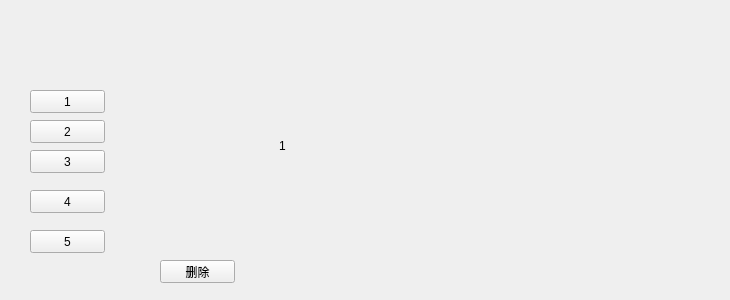
<?xml version="1.0" encoding="UTF-8"?>
<ui version="4.0">
 <class>Form</class>
 <widget class="QWidget" name="Form">
  <property name="geometry">
   <rect>
    <x>0</x>
    <y>0</y>
    <width>730</width>
    <height>300</height>
   </rect>
  </property>
  <property name="windowTitle">
   <string>Form</string>
  </property>
  <widget class="QPushButton" name="delete_2">
   <property name="geometry">
    <rect>
     <x>160</x>
     <y>260</y>
     <width>75</width>
     <height>23</height>
    </rect>
   </property>
   <property name="text">
    <string>删除</string>
   </property>
  </widget>
  <widget class="QStackedWidget" name="stackedWidget">
   <property name="geometry">
    <rect>
     <x>179</x>
     <y>80</y>
     <width>391</width>
     <height>161</height>
    </rect>
   </property>
   <property name="currentIndex">
    <number>0</number>
   </property>
   <widget class="QWidget" name="page">
    <widget class="QLabel" name="label">
     <property name="geometry">
      <rect>
       <x>100</x>
       <y>60</y>
       <width>54</width>
       <height>12</height>
      </rect>
     </property>
     <property name="text">
      <string>1</string>
     </property>
    </widget>
   </widget>
   <widget class="QWidget" name="page_2">
    <widget class="QLabel" name="label_2">
     <property name="geometry">
      <rect>
       <x>50</x>
       <y>80</y>
       <width>54</width>
       <height>12</height>
      </rect>
     </property>
     <property name="text">
      <string>2</string>
     </property>
    </widget>
   </widget>
   <widget class="QWidget" name="page_3">
    <widget class="QLabel" name="label_3">
     <property name="geometry">
      <rect>
       <x>150</x>
       <y>110</y>
       <width>54</width>
       <height>12</height>
      </rect>
     </property>
     <property name="text">
      <string>3</string>
     </property>
    </widget>
   </widget>
  </widget>
  <widget class="QPushButton" name="pushButton">
   <property name="geometry">
    <rect>
     <x>30</x>
     <y>90</y>
     <width>75</width>
     <height>23</height>
    </rect>
   </property>
   <property name="text">
    <string>1</string>
   </property>
  </widget>
  <widget class="QPushButton" name="pushButton_2">
   <property name="geometry">
    <rect>
     <x>30</x>
     <y>120</y>
     <width>75</width>
     <height>23</height>
    </rect>
   </property>
   <property name="text">
    <string>2</string>
   </property>
  </widget>
  <widget class="QPushButton" name="pushButton_3">
   <property name="geometry">
    <rect>
     <x>30</x>
     <y>150</y>
     <width>75</width>
     <height>23</height>
    </rect>
   </property>
   <property name="text">
    <string>3</string>
   </property>
  </widget>
  <widget class="QPushButton" name="pushButton_4">
   <property name="geometry">
    <rect>
     <x>30</x>
     <y>190</y>
     <width>75</width>
     <height>23</height>
    </rect>
   </property>
   <property name="text">
    <string>4</string>
   </property>
  </widget>
  <widget class="QPushButton" name="pushButton_5">
   <property name="geometry">
    <rect>
     <x>30</x>
     <y>230</y>
     <width>75</width>
     <height>23</height>
    </rect>
   </property>
   <property name="text">
    <string>5</string>
   </property>
  </widget>
 </widget>
 <resources/>
 <connections/>
</ui>
